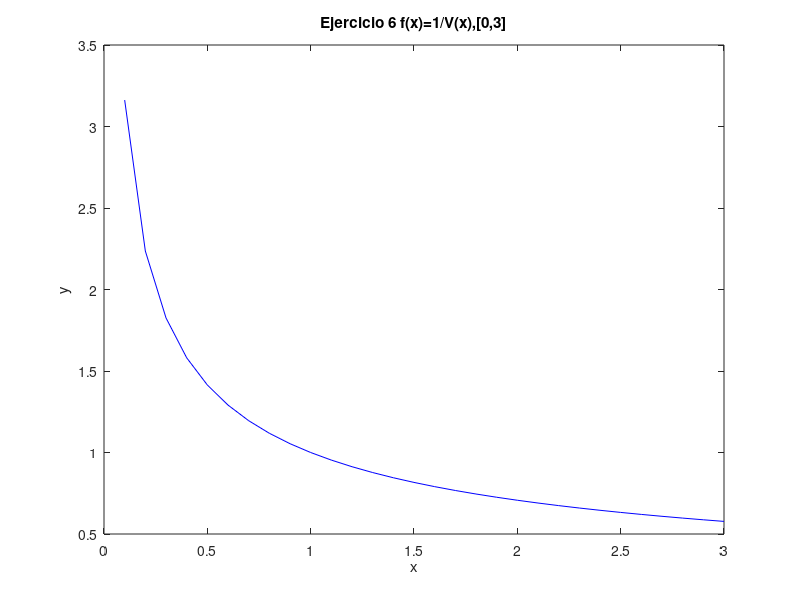

MATLAB code for this plot:
% Octave Script
% Title			:1.5 Teorema de Existencia
% Description		:Script para graficar el ejericio 6 de la actividad 1.5
% Author		:Luis Gerardo Cardozo Carranza (Gerard_CRS) luiscardozo161002@gmail.com
% Date			:20210504
% sion		        :1
% Usage			:octave> /path/Teorema_de_Existencia_Actividad_1.5_Luis Gerardo Cardozo Carranza_3202
% Notes			:Requiere aplicacion octave usar en consola preferentemente.

%Actividad_Ejercicio 6 f(x)=1/V(x),[0,3]
% Si se graficá su comportamiento es exponencial
%Limpiar variables.
clear 
%Dominio de la funcion.
x=0:0.1:3;
%Valor de la funcion.
y=(1./sqrt(x));
%Genera la grafica 
plot(x,y,'b');
%Asigna un nombre a la grafica 
title("Ejercicio 6 f(x)=1/V(x),[0,3]");
%Etiqueta para x
xlabel("x");
%Etiqueta para y
ylabel("y");
